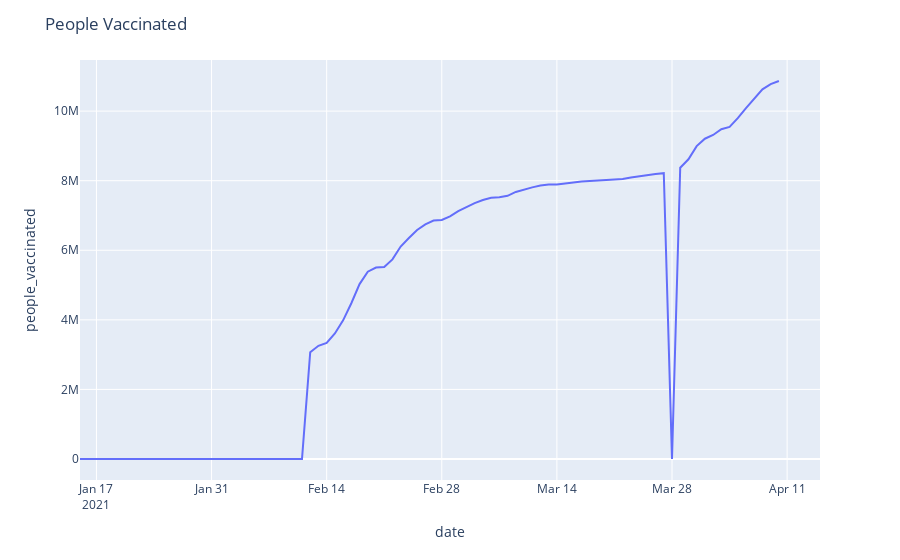

Notebook source saved alongside this figure:
### Code cell
fig = px.line(dft, x='date', y= 'people_vaccinated', range_x=['2021-01-15','2021-04-15'])
fig.update_xaxes(mirror='ticks')
fig.update_layout(title='People Vaccinated')
fig.show()

### Figure 1 — Plotly figure (JSON) as saved in the notebook; plotly's stock layout.template omitted (floating-point values rounded to 4 significant figures; data arrays with more than 128 entries replaced by an {"elided": "..."} marker saying what was removed)
{"data": [{"hovertemplate": "date=%{x}<br>people_vaccinated=%{y}<extra></extra>", "legendgroup": "", "line": {"color": "#636efa", "dash": "solid"}, "mode": "lines", "name": "", "showlegend": false, "type": "scatter", "x": {"elided": "396 str values"}, "xaxis": "x", "y": {"elided": "396 int values"}, "yaxis": "y"}], "layout": {"legend": {"tracegroupgap": 0}, "margin": {"t": 60}, "title": {"text": "People Vaccinated"}, "xaxis": {"anchor": "y", "domain": [0, 1], "mirror": "ticks", "range": ["2021-01-15", "2021-04-15"], "title": {"text": "date"}}, "yaxis": {"anchor": "x", "domain": [0, 1], "title": {"text": "people_vaccinated"}}}}
